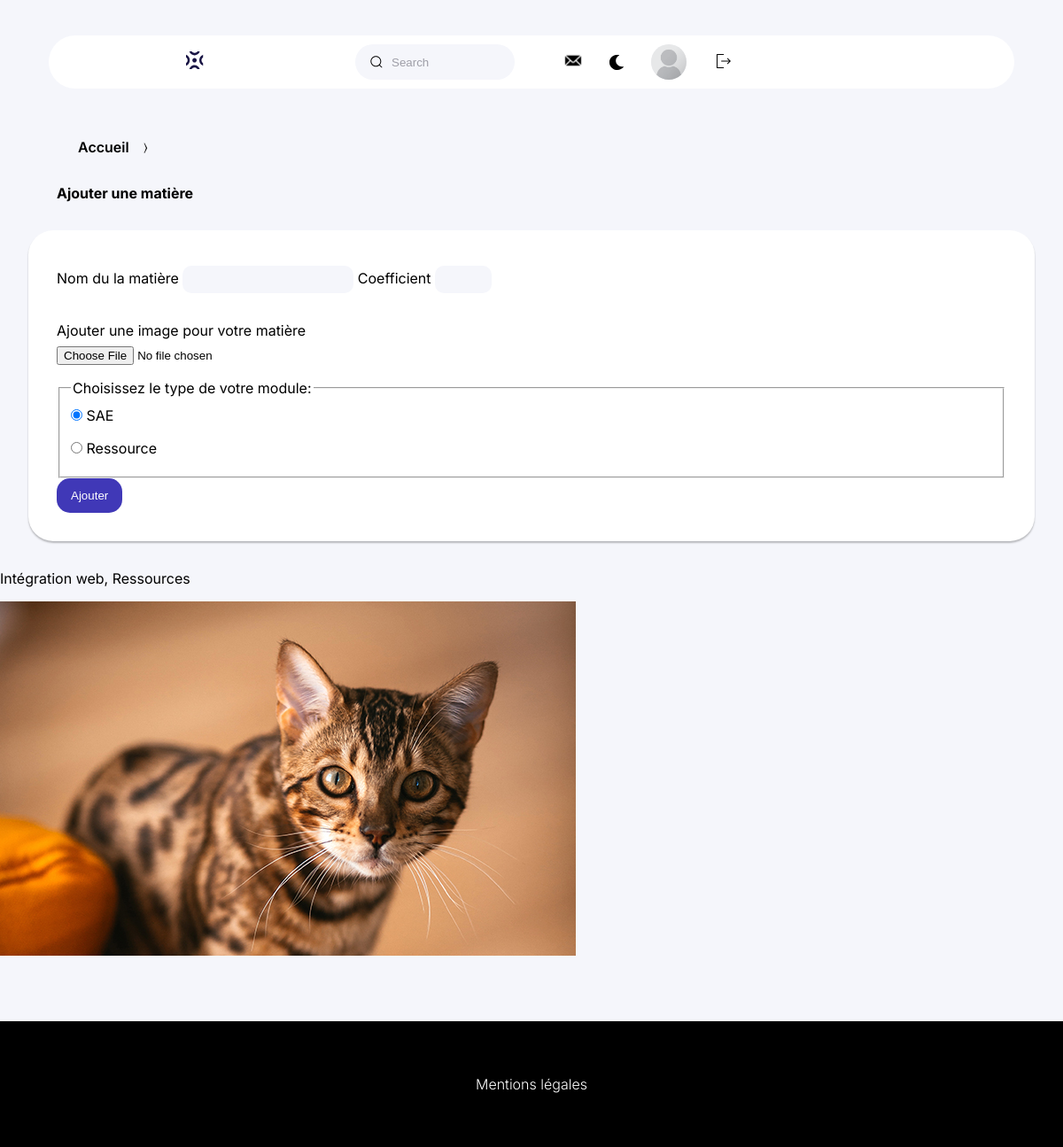
/ajout_matiere.php (signed in), run on the app's committed database.
### tables this page shows
CREATE TABLE IF NOT EXISTS `utilisateurs` (
  `login` varchar(100) NOT NULL,
  `nom` varchar(200) NOT NULL,
  `prenom` varchar(200) NOT NULL,
  `id_utilisateurs` int NOT NULL AUTO_INCREMENT,
  `mot_de_passe` varchar(255) NOT NULL,
  `photoprofil` text NOT NULL,
  `role` varchar(800) NOT NULL,
  `email` varchar(200) NOT NULL,
  `promotion` varchar(100) DEFAULT NULL,
  `bio` varchar(500) DEFAULT NULL,
  PRIMARY KEY (`id_utilisateurs`),
  UNIQUE KEY `nom` (`nom`),
  UNIQUE KEY `prenom` (`prenom`),
  UNIQUE KEY `email` (`email`),
  UNIQUE KEY `login` (`login`)
);

CREATE TABLE IF NOT EXISTS `grossematiere` (
  `id_matiere` int NOT NULL AUTO_INCREMENT,
  `nom_mat` text NOT NULL,
  `coefficient` int NOT NULL,
  `illustration` text NOT NULL,
  `type` varchar(200) NOT NULL,
  `prof_ext` int NOT NULL,
  PRIMARY KEY (`id_matiere`)
);

### ajout_matiere.php (the view, shortened to what this page needs)
<!DOCTYPE html>
<html lang="fr">
<head>
    <link rel='stylesheet' href='css/style_navigation.css'>
    <link rel='stylesheet' href='css/style_backoffice.css'>
    <link rel='stylesheet' href='css/dark_mode.css'>
</head>
<body>
    <header>
        <div class='menu'>
            <a href='backofficeprof.php'><img class="logo" src='./img/logo.svg' alt="page d'accueil"
                    aria-current="currentpage"></a>
            <nav class='navigation'>
                <div class='group'>
                    <input id="barre de recherche" class='input' type='search' placeholder='Search' />
                </div>
                <div class='icon-photo'>
                    <a href='messagerie.php'><img class='lettre' src='./img/1-lettre.svg' alt="messagerie"></a>
                    <button class="dark_button" onclick="toggleDarkMode()"><img class='dark_mode' src='./img/1-moon.svg'
                            alt="mode sombre"></button>
                    <div class='photo-2'>
                        <?php
                        include('connexion.php');
                        if (isset($_SESSION["login"])) {
                            $stmt = $db->prepare('SELECT * FROM utilisateurs WHERE login=:login');
                            $stmt->bindValue(':login', $_SESSION["login"], PDO::PARAM_STR);
                            $stmt->execute();
                            $result = $stmt->fetch(PDO::FETCH_ASSOC);
                            if ($result) {
                                echo "
                                <a href='profil.php'> <img src='upload/{$result['photoprofil']}' alt='' class='photo-2'></a>";
                            }
                        }
                        ?>
                    </div>
                    <form action="deconnexion.php" method="GET">
                        <button type="submit" name="deconnect" id="btnDeconnexion">
                            <img class="logout" src="img/1-logout.svg" alt="Déconnexion">
                        </button>
                    </form>
                </div>
            </nav>
        </div>
    </header>
    <main>
        <div class='contain-back'>
            <nav class="fda" aria-label="Breadcrumb">
                <ul class="ul">
                    <li><a href="backofficeprof.php">Accueil</a></li><span> 〉 </span>
                </ul>
            </nav>
            <h1 class="h1">Ajouter une matière</h1>
            <form class="ajouter" action="traitematiere.php" method="POST" enctype="multipart/form-data">
                <label for="module">Nom du la matière</label>
                <input type="text" id="module" name="matiere" required>
                <label for="co">Coefficient</label>
                <input type="number" id="co" name="coef" required min="0" max="20">
                <p>Ajouter une image pour votre matière</p>
                <input type="file" name="fichier" size="30" required> <br>
                <fieldset>
                    <legend>Choisissez le type de votre module:</legend>
                    <div>
                        <input type="radio" id="sae" name="cours" value="SAE" checked />
                        <label for="sae">SAE</label>
                    </div>
                    <div>
                        <input type="radio" id="ressource" name="cours" value="Ressources" />
                        <label for="ressource">Ressource</label>
                    </div>
                </fieldset>
                <button type="submit" name='ajoutmatiere'>Ajouter</button>
            </form>
            <?php
            include("connexion.php");
            if (isset($_SESSION["login"])) {
                $requete = "SELECT * FROM grossematiere, utilisateurs WHERE prof_ext = id_utilisateurs AND utilisateurs.login = :login AND role = 'Enseignant.e'";
                $stmt = $db->prepare($requete);
                $stmt->bindValue(":login", $_SESSION["login"], PDO::PARAM_STR);
                $stmt->execute();
                $result = $stmt->fetchAll(PDO::FETCH_ASSOC);
                foreach ($result as $matiere) {
                    echo "<p>{$matiere['nom_mat']}, {$matiere['type']}</p>
              <img src='matiere/{$matiere["illustration"]}' alt=''>";
                }
            }
            ?>
        </div>
    </main>
    <footer>
        <a href='mentions_legales.html'>
            <p> Mentions légales </p>
        </a>
    </footer>
</body>
</html>

### css/style_navigation.css (style rules this page uses)
body { margin: 0; background-color: var(--bg); overflow-x: hidden; font-family: 'Inter', sans-serif; }
:root { --main: #ffffff; --black: #000000; --purple: #4038b7; --bg: #f5f6fb; --grey: #414141; --blue: #1a1545; }
a { text-decoration: none; color: var(--black); transition: 0.5s ease; }
li { list-style-type: none; }
header a { font: 400 1rem "Inter", sans-serif; }
h1, h2 { font-size: 1rem; }
.menu { display: flex; align-items: center; justify-content: space-evenly; background-color: var(--main); padding: 10px 0px; margin: 20px 25px; gap: 1rem; border-radius: 55px; }
ul li:nth-child(1) a { margin-top: 1.5rem; }
.lettre { height: 20px; }
.choix, .icon-photo { display: none; }
footer { background-color: #000; text-align: center; padding: 45px 0; margin-top: 70px; }
footer a { color: var(--main); font-weight: 300; }
.fda ul { display: flex; align-items: center; }
.fda li { margin: 1rem; font-weight: 600; }
.group { display: flex; line-height: 28px; align-items: center; position: relative; }
.input { width: 40vw; height: 40px; line-height: 28px; padding: 0 1rem; padding-left: 2.5rem; border: 1px solid transparent; border-radius: 20px; outline: none; background-color: var(--bg); color: var(--black); transition: 0.3s ease; }
.input::placeholder { color: #9e9ea7; }
.icon { position: absolute; left: 1rem; width: 1rem; height: 1rem; }
@media screen and (min-width: 768px) { .menu { margin: 35px 55px; } }
@media screen and (min-width: 1024px) { .navigation { display: flex; gap: 25px; } }
@media screen and (min-width: 1024px) { .menu { margin: 40px 15px; } }
@media screen and (min-width: 1024px) { .input { width: 15vw; } }
@media screen and (min-width: 1024px) { .icon-photo { display: flex; gap: 1.5rem; align-items: center; } }
@media screen and (min-width: 1024px) { .photo-2 { width: 40px; height: 40px; background-color: var(--bg); border-radius: 50%; } }
@media screen and (min-width: 1024px) { .logo { cursor: pointer; height: 20px; } }
@media screen and (min-width: 1024px) { #btnDeconnexion { cursor: pointer; width: 20px; height: 20px; object-fit: cover; border: none; background-color: transparent; } }
@media screen and (min-width: 1024px) { .fda ul { margin-left: 2rem; } }
@media screen and (min-width: 1080px) { .navigation { gap: 2rem; } }
@media screen and (min-width: 1200px) { .menu { margin: 40px 55px; } }
@media screen and (min-width: 1200px) { .navigation { gap: 3.5rem; } }
.dark_button { background: none; border: none; height: 20px; cursor: pointer; }

### css/style_backoffice.css (style rules this page uses)
.contain-back { min-height: 70vh; }
.h1 { padding-left: 4rem; }
.ajouter { background-color: white; box-shadow: 0px 2px 2px 0px rgba(0, 0, 0, 0.25); margin: 2rem; padding: 2rem; border-radius: 28px; }
.ajouter input, .ajouter select { margin: 0.5rem 0 1rem 0; padding: 0.5rem; background-color: var(--bg); border: transparent; border-radius: 10px; }
.ajouter button, input[type="submit"] { cursor: pointer; background-color: var(--purple); border: transparent; border-radius: 15px; padding: 0.75rem 1rem; color: var(--main); transition: background-color 0.3s ease; }
input[type="file"] { background-color: transparent; padding: 0; border-radius: 0px; }
form p { margin-bottom: 0; }

### css/dark_mode.css (style rules this page uses)
:root { --dark_background: #0B1437; --dark_main: #111C44; }

### data on the page
utilisateurs: photoprofil (placeholder picture)
grossematiere: nom_mat "Intégration web", type "Ressources", illustration (picture)
